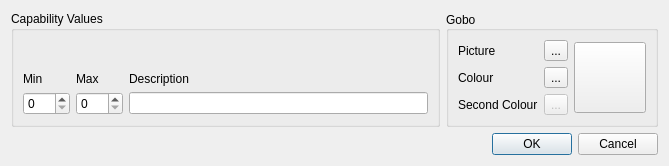
<?xml version="1.0" encoding="UTF-8"?>
<ui version="4.0">
 <class>EditCapability</class>
 <widget class="QDialog" name="EditCapability">
  <property name="geometry">
   <rect>
    <x>0</x>
    <y>0</y>
    <width>669</width>
    <height>158</height>
   </rect>
  </property>
  <property name="windowTitle">
   <string>Edit Capability</string>
  </property>
  <layout class="QVBoxLayout">
   <item>
    <layout class="QHBoxLayout" name="horizontalLayout">
     <item>
      <widget class="QGroupBox" name="m_valueGroup">
       <property name="title">
        <string>Capability Values</string>
       </property>
       <layout class="QGridLayout">
        <item row="1" column="0">
         <widget class="QLabel" name="m_minLabel">
          <property name="sizePolicy">
           <sizepolicy hsizetype="Preferred" vsizetype="Preferred">
            <horstretch>0</horstretch>
            <verstretch>0</verstretch>
           </sizepolicy>
          </property>
          <property name="text">
           <string>Min</string>
          </property>
         </widget>
        </item>
        <item row="2" column="2">
         <widget class="QLineEdit" name="m_descriptionEdit"/>
        </item>
        <item row="2" column="0">
         <widget class="QSpinBox" name="m_minSpin">
          <property name="accelerated">
           <bool>true</bool>
          </property>
          <property name="maximum">
           <number>255</number>
          </property>
         </widget>
        </item>
        <item row="0" column="0" colspan="3">
         <spacer name="verticalSpacer">
          <property name="orientation">
           <enum>Qt::Vertical</enum>
          </property>
          <property name="sizeHint" stdset="0">
           <size>
            <width>20</width>
            <height>40</height>
           </size>
          </property>
         </spacer>
        </item>
        <item row="1" column="1">
         <widget class="QLabel" name="m_maxLabel">
          <property name="sizePolicy">
           <sizepolicy hsizetype="Preferred" vsizetype="Preferred">
            <horstretch>0</horstretch>
            <verstretch>0</verstretch>
           </sizepolicy>
          </property>
          <property name="text">
           <string>Max</string>
          </property>
         </widget>
        </item>
        <item row="2" column="1">
         <widget class="QSpinBox" name="m_maxSpin">
          <property name="accelerated">
           <bool>true</bool>
          </property>
          <property name="maximum">
           <number>255</number>
          </property>
         </widget>
        </item>
        <item row="1" column="2">
         <widget class="QLabel" name="m_descriptionLabel">
          <property name="sizePolicy">
           <sizepolicy hsizetype="Preferred" vsizetype="Preferred">
            <horstretch>0</horstretch>
            <verstretch>0</verstretch>
           </sizepolicy>
          </property>
          <property name="text">
           <string>Description</string>
          </property>
         </widget>
        </item>
       </layout>
      </widget>
     </item>
     <item>
      <widget class="QGroupBox" name="m_resourceGroup">
       <property name="title">
        <string>Gobo</string>
       </property>
       <property name="alignment">
        <set>Qt::AlignLeading|Qt::AlignLeft|Qt::AlignVCenter</set>
       </property>
       <layout class="QGridLayout" name="gridLayout">
        <item row="1" column="3" rowspan="3">
         <widget class="QToolButton" name="m_resourceButton">
          <property name="enabled">
           <bool>true</bool>
          </property>
          <property name="minimumSize">
           <size>
            <width>64</width>
            <height>64</height>
           </size>
          </property>
          <property name="text">
           <string/>
          </property>
          <property name="iconSize">
           <size>
            <width>64</width>
            <height>64</height>
           </size>
          </property>
          <property name="arrowType">
           <enum>Qt::NoArrow</enum>
          </property>
         </widget>
        </item>
        <item row="3" column="2">
         <widget class="QToolButton" name="m_color2Button">
          <property name="enabled">
           <bool>false</bool>
          </property>
          <property name="text">
           <string>...</string>
          </property>
          <property name="icon">
           <iconset resource="../ui/src/qlcui.qrc">
            <normaloff>:/color.png</normaloff>:/color.png</iconset>
          </property>
         </widget>
        </item>
        <item row="2" column="2">
         <widget class="QToolButton" name="m_color1Button">
          <property name="text">
           <string>...</string>
          </property>
          <property name="icon">
           <iconset resource="../ui/src/qlcui.qrc">
            <normaloff>:/color.png</normaloff>:/color.png</iconset>
          </property>
         </widget>
        </item>
        <item row="1" column="2">
         <widget class="QToolButton" name="m_pictureButton">
          <property name="text">
           <string>...</string>
          </property>
         </widget>
        </item>
        <item row="1" column="1">
         <widget class="QLabel" name="label">
          <property name="text">
           <string>Picture</string>
          </property>
         </widget>
        </item>
        <item row="2" column="1">
         <widget class="QLabel" name="label_2">
          <property name="text">
           <string>Colour</string>
          </property>
         </widget>
        </item>
        <item row="3" column="1">
         <widget class="QLabel" name="label_3">
          <property name="text">
           <string>Second Colour</string>
          </property>
         </widget>
        </item>
       </layout>
      </widget>
     </item>
    </layout>
   </item>
   <item>
    <widget class="QDialogButtonBox" name="m_buttonBox">
     <property name="orientation">
      <enum>Qt::Horizontal</enum>
     </property>
     <property name="standardButtons">
      <set>QDialogButtonBox::Cancel|QDialogButtonBox::Ok</set>
     </property>
    </widget>
   </item>
  </layout>
 </widget>
 <tabstops>
  <tabstop>m_minSpin</tabstop>
  <tabstop>m_maxSpin</tabstop>
  <tabstop>m_descriptionEdit</tabstop>
  <tabstop>m_buttonBox</tabstop>
  <tabstop>m_resourceButton</tabstop>
 </tabstops>
 <resources>
  <include location="../ui/src/qlcui.qrc"/>
  <include location="../ui/src/qlcui.qrc"/>
 </resources>
 <connections>
  <connection>
   <sender>m_buttonBox</sender>
   <signal>accepted()</signal>
   <receiver>EditCapability</receiver>
   <slot>accept()</slot>
   <hints>
    <hint type="sourcelabel">
     <x>252</x>
     <y>153</y>
    </hint>
    <hint type="destinationlabel">
     <x>157</x>
     <y>157</y>
    </hint>
   </hints>
  </connection>
  <connection>
   <sender>m_buttonBox</sender>
   <signal>rejected()</signal>
   <receiver>EditCapability</receiver>
   <slot>reject()</slot>
   <hints>
    <hint type="sourcelabel">
     <x>320</x>
     <y>153</y>
    </hint>
    <hint type="destinationlabel">
     <x>286</x>
     <y>157</y>
    </hint>
   </hints>
  </connection>
 </connections>
</ui>
